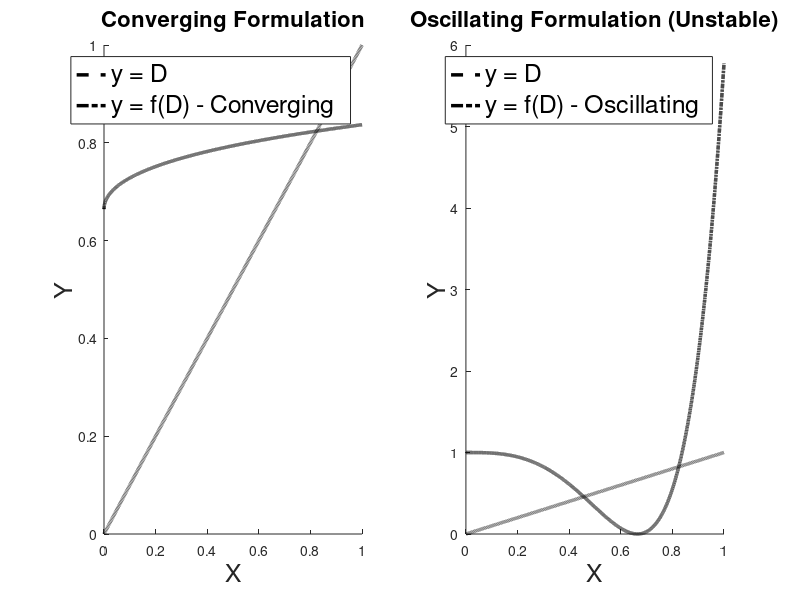

MATLAB code for this plot: (Note: this script raises an error after producing the figure.)
%-------------------------------------------------------------------------%
%   __  __    _  _____ _        _    ____    _  _      ____    _ ____     %
%  |  \/  |  / \|_   _| |      / \  | __ )  | || |    / ___|__| |  _ \    %
%  | |\/| | / _ \ | | | |     / _ \ |  _ \  | || |_  | |   / _` | |_) |   %
%  | |  | |/ ___ \| | | |___ / ___ \| |_) | |__   _| | |__| (_| |  __/    %
%  |_|  |_/_/   \_\_| |_____/_/   \_\____/     |_|    \____\__,_|_|       %
%                                                                         %
%-------------------------------------------------------------------------%
%                                                                         %
%       Author: Marco Mehl <marco.mehl@polimi.it>                         %
%               Lorenzo Giardini <lorenzo.giardini@polimi.it>             %
%        CRECK Modeling Lab <www.creckmodeling.polimi.it>                 %
%        Department of Chemistry, Materials and Chemical Engineering      %
%        Politecnico di Milano                                            %
%        P.zza Leonardo da Vinci 32, 20133 Milano                         %
%                                                                         %
% ----------------------------------------------------------------------- %
% TWO NAPHTHA TANKS PROBLEM - ROOT FINDING WITH SUCCESSIVE SUBSTITUTIONS  %
% ----------------------------------------------------------------------- %
clear variables
close all
clc

%% Physical Data
mu = 0.030;      % Dynamic viscosity of naphtha [Pa·s]
gammma = 8445;   % Specific weight of naphtha [N/m³]
Y = 30;          % Height difference between tank free surfaces [m]
L = 4000;        % Pipe length [m]
D = 0.25;        % Initial pipe diameter [m]
V_dot_prime = 1; % Required flow rate [m³/s]
m_kutter = 0.5;  % Kutter roughness coefficient [m^0.5]

%% Graphical Visualization of Fixed-Point Functions
% Compare two different formulations:
% A2(x): Converging formulation - D = 0.837 * (sqrt(D/4) + 0.5)^(1/3)
% A3(x): Oscillating formulation - D = 4*(sqrt(Y*D^6/10.36) - 0.5)^2
% The intersection with y = x represents the solution

x_v = 0:.0001:1;
A1 = @(x) x; % Identity line (y = x)
A2 = @(x) 0.837*((x/4).^(1/2) + 0.5).^(1/3);    % Converging formulation
A3 = @(x) 4*(sqrt((30 * x.^6)/10.36) - 0.5).^2; % Oscillating formulation

figure(1)
% Plot 1: Converging formulation (Good for successive substitutions)
subplot(1,2,1)
hold on
plot(x_v, A1(x_v), 'LineStyle','--','Color','black','LineWidth',2.5)
plot(x_v, A2(x_v), 'LineStyle','-.','Color','black','LineWidth',2.5)
xlabel('X', 'FontSize', 18)
ylabel('Y', 'FontSize', 18)
legend('y = D', 'y = f(D) - Converging', 'FontSize', 18)
title('Converging Formulation', 'FontSize', 16)

% Plot 2: Oscillating formulation (Poor convergence - demonstrates instability)
subplot(1,2,2)
hold on
plot(x_v, A1(x_v), 'LineStyle','--','Color','black','LineWidth',2.5)
plot(x_v, A3(x_v), 'LineStyle','-.','Color','black','LineWidth',2.5)
xlabel('X', 'FontSize', 18)
ylabel('Y', 'FontSize', 18)
legend('y = D', 'y = f(D) - Oscillating', 'FontSize', 18)
title('Oscillating Formulation (Unstable)', 'FontSize', 16)

%% Successive Substitutions Method (Fixed-Point Iteration)
% Solving: D = 0.837 * (sqrt(D/4) + 0.5)^(1/3)
% This formulation is derived from Bernoulli's equation with Chézy losses:
% Y = (v²/C²*R_h)*L, where C is the Chézy coefficient

firstguess = 10; % First guess solution for diameter [m]
epsi = 1.e-5;    % Convergence tolerance [m]
max_iter = 150;  % Maximum iterations to avoid infinite loops
iter_number = 1; % Iteration counter

D_sol = A2(firstguess);
error = abs(firstguess - D_sol);

fprintf('\n=== SUCCESSIVE SUBSTITUTIONS METHOD ===\n');
fprintf('Solving for pipe diameter with V_dot = 1 m³/s\n\n');

% Fixed-point iteration loop: D_new = g(D_old)
while abs(firstguess - D_sol) > epsi && iter_number < max_iter
    D_old = firstguess;
    firstguess = D_sol;
    D_sol = A2(firstguess);
    
    % Store iteration history for convergence analysis
    D_computed(iter_number) = D_sol;
    vector_FG(iter_number) = firstguess;
    computed_error(iter_number) = abs(firstguess - D_sol);
    
    % Print iteration progress
    fprintf('Iteration %d:   D_guess = %.6f m    D_computed = %.6f m    error = %.4e m\n', ...
        iter_number, firstguess, D_sol, abs(firstguess - D_sol));
    
    iter_vector(iter_number) = iter_number;
    iter_number = iter_number + 1;
end

fprintf('\n--- Solution found (Successive Substitutions) ---\n');
fprintf('Theoretical diameter D_t = %.6f m\n', D_computed(end));
fprintf('Number of iterations: %d\n', length(iter_vector));
fprintf('Final error: %.4e m\n\n', computed_error(end));

%% Solve Using fzero (Newton-Raphson Based Method)
% Alternative method: solve the zero of f(D) = Y - (distributed losses)
% This is more robust and typically converges faster than fixed-point
% iteration
fprintf('=== FZERO METHOD (Newton-Raphson) ===\n');
options = optimset('Display','iter'); % Show iterations
[sol, fval, exitFlag] = fzero(@bernoulli, 1.7, options);

fprintf('\n--- Solution found (fzero) ---\n');
fprintf('Theoretical diameter D_t = %.6f m\n', sol);
fprintf('Function value at solution: %.4e\n', fval);
fprintf('Exit flag: %d\n\n', exitFlag);

%% Convergence Comparison Plot
figure(2)
subplot(2,1,1)
hold on
plot(iter_vector, computed_error, 'r-o', 'LineWidth', 2)
scatter(iter_vector(end), computed_error(end), 140, 'green', 'filled', 'square')
xlabel('Iteration Number', 'FontSize', 16)
ylabel('Error [m]', 'FontSize', 16)
title('Convergence of Successive Substitutions', 'FontSize', 16)
legend('Error Evolution', 'Final Convergence', 'FontSize', 14)
grid on

subplot(2,1,2)
hold on
plot(iter_vector, D_computed, 'LineWidth', 2.5, 'Color', 'blue')
scatter(iter_vector, vector_FG, 70, 'red')
xlabel('Iteration Number', 'FontSize', 16)
ylabel('Diameter [m]', 'FontSize', 16)
title('Diameter Evolution During Iteration', 'FontSize', 16)
legend('Computed D', 'Guess D', 'FontSize', 14)
grid on

%% Function Definition
% bernoulli: Implements the Bernoulli equation with Chézy losses
% 
% From the document, Bernoulli's theorem gives:
% Y = ΔH = (v²/(C²*R_h))*L
% where C = 100*sqrt(R_h)/(m + sqrt(R_h)) is the Chézy coefficient
% and R_h = D/4 is the hydraulic radius for circular pipes
%
% For V_dot' = 1 m³/s, this reduces to:
% Y = 10.37*(sqrt(D/4) + 0.5)² / D^6
%
% The function returns zero when the diameter satisfies the flow condition
function f = bernoulli(D)
    % Right-hand side: head loss expression from Chézy formula
    right = (10.37.*(sqrt(D/4) + 0.5).^2) / (D.^6);
    
    % Left-hand side: height difference between tanks
    left = 30;
    
    % Return the residual (should be zero at solution)
    f = left - right;
end
